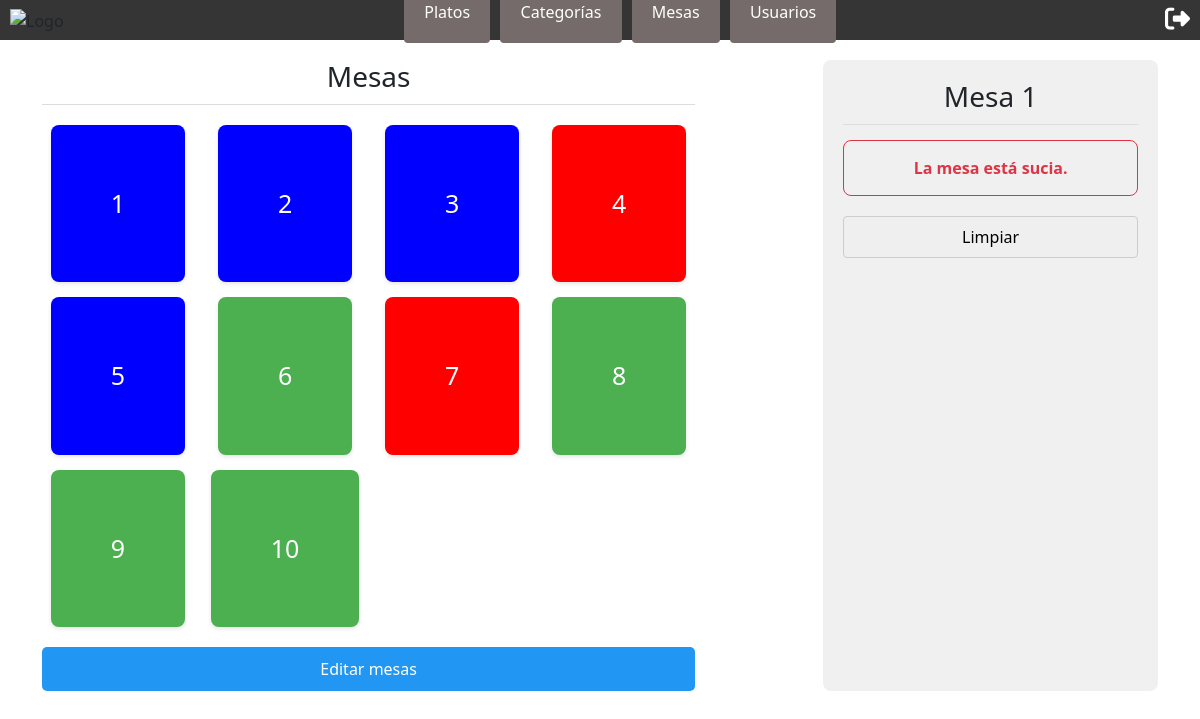
Page /mesas/?mesa_numero=1 (signed in) on the earlier database version.
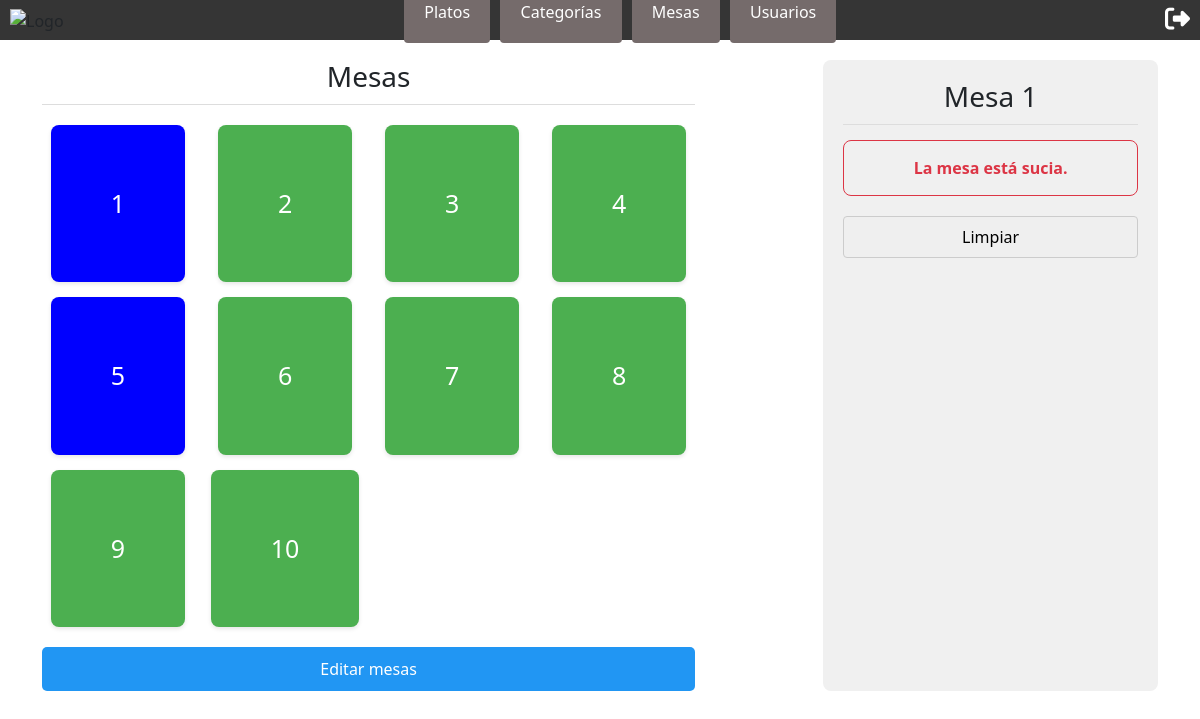
Same page on the later database version.
### restaurante_app/views.py (the view, shortened to what this page needs)
# urls.py: path('mesas/', views.mesas_view, name='mesas'),
@login_required
def mesas_view(request):
    mesas = Mesa.objects.exclude(EstMesCod__EstMesDes='eliminado')  # Excluir mesas eliminadas
    mozos = Usuario.objects.filter(TipUsuCod__TipUsuDes="Mozo")
    mesa_seleccionada = None
    form = AbrirMesaForm()  # Crea una instancia del formulario siempre
    if request.method == 'POST':
        mesa_numero = request.POST.get('numero')  # Obtén el número de mesa del formulario
        print(mesa_numero)
        if mesa_numero:
            mesa_seleccionada = get_object_or_404(Mesa, numero=mesa_numero)
            if mesa_seleccionada.EstMesCod.EstMesDes == 'disponible':
                form = AbrirMesaForm(request.POST, instance=mesa_seleccionada)  # Pasa la instancia de mesa al formulario
                if form.is_valid():
                    request.session['abrir_mesa_form_data'] = {
                        'num_personas': form.cleaned_data['num_personas'],
                        'cliente': form.cleaned_data['cliente'],
                        'mozo_id': form.cleaned_data['mozo'].id,  # Almacenar el ID del mozo
                        'comentarios': form.cleaned_data['comentarios'],
                    }
                    mesa = form.save(commit=False)
                    return redirect('detalle_pedido', mesa_numero=mesa.numero)
                else:
                    print("Errores de validación del formulario:", form.errors)  # Imprimir errores de validación
    else:  # Si es GET, verifica si se pasó un número de mesa en la URL
        mesa_numero = request.GET.get('mesa_numero')
        if mesa_numero:
            mesa_seleccionada = get_object_or_404(Mesa, numero=mesa_numero)
            form = AbrirMesaForm(initial={'numero': mesa_numero, 'mozo': request.user})  # Preselecciona el mozo actual
            if mesa_seleccionada.EstMesCod.EstMesDes == 'ocupado':
                mensaje_ocupada = "La mesa ya está ocupada."
                return render(request, 'mesas.html', {
                    'mesas': mesas,
                    'mesa_seleccionada': mesa_seleccionada,
                    'mozos': mozos,
                    'form': form,
                    'mensaje': mensaje_ocupada,
                })
            elif mesa_seleccionada.EstMesCod.EstMesDes == 'sucio':
                mensaje_sucia = "La mesa está sucia."
                return render(request, 'mesas.html', {
                    'mesas': mesas,
                    'mesa_seleccionada': mesa_seleccionada,
                    'mozos': mozos,
                    'form': form,
                    'mensaje_sucio': mensaje_sucia,
                })

### restaurante_app/forms.py
class AbrirMesaForm(BaseForm):
    num_personas = forms.IntegerField(label="# Personas")
    cliente = forms.CharField(label="Cliente")
    mozo = forms.ModelChoiceField(queryset=Usuario.objects.filter(TipUsuCod__TipUsuDes="Mozo"), label="Mozo", empty_label="Selecciona un mozo")
    comentarios = forms.CharField(widget=forms.Textarea, label="Comentarios", required=False)
    numero = forms.IntegerField(widget=forms.HiddenInput())
    class Meta:
        model = Mesa
        fields = ['numero', 'num_personas', 'cliente', 'mozo', 'comentarios']

### restaurante_app/templates/mesas.html (shortened to what this page needs)
{% extends 'base.html' %}
{% load static %}
{% block content %}
<div class="container flex">
  <div class="mesas-section">
    <h2>Mesas</h2>
    <div class="mesa-grid">
      {% for mesa in mesas %}
      <a href="{% url 'mesas' %}?mesa_numero={{ mesa.numero }}"
        class="mesa{% if mesa.EstMesCod.EstMesDes == 'ocupado'%} ocupada{% elif mesa.EstMesCod.EstMesDes == 'sucio' %} sucio{% endif %}">
        {{ mesa.numero }}
      </a>
      {% endfor %}
    </div>
    {% if request.user.TipUsuCod.TipUsuDes == "Administrador" %}
    <a href="{% url 'editar_mesas' %}" id="editar-mesas">Editar mesas</a>
    {% endif %}
  </div>
  <div id="detalle-mesa">
    <h2>
      {% if mesa_seleccionada %}
      Mesa {{ mesa_seleccionada.numero }}
      {% else %}
      Selecciona una mesa
      {% endif %}
    </h2>
    {% if mesa_seleccionada %}
    {% if mensaje %}
    <div class="alert alert-warning">
      <i class="bi bi-exclamation-triangle-fill"></i> La mesa ya está ocupada.
    </div>
    {% elif mensaje_sucio %}
    <div class="alert alert-warning">
       La mesa está sucia.
    </div>
    <input type="submit" id="limpiar-mesa" data-mesa-id="{{ mesa_seleccionada.numero }}" value="Limpiar"/>
    {% endif %}
    {% endif %}
  </div>
</div>
{% endblock %}

Differences in the rows shown:
changed Mesa id 2: EstMesCod_id 3 → 1 (drawn)
changed Mesa id 3: EstMesCod_id 3 → 1 (drawn)
changed Mesa id 4: EstMesCod_id 2 → 1 (drawn)
changed Mesa id 7: EstMesCod_id 2 → 1 (drawn)
